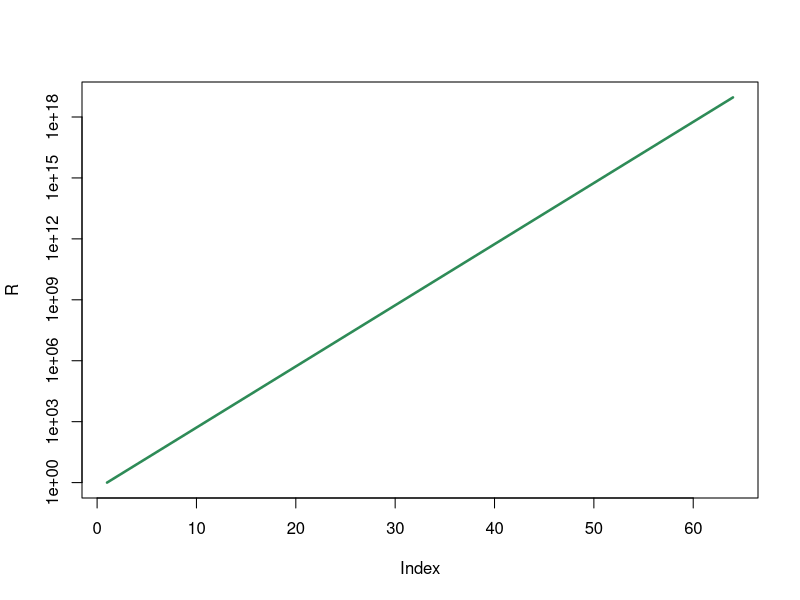
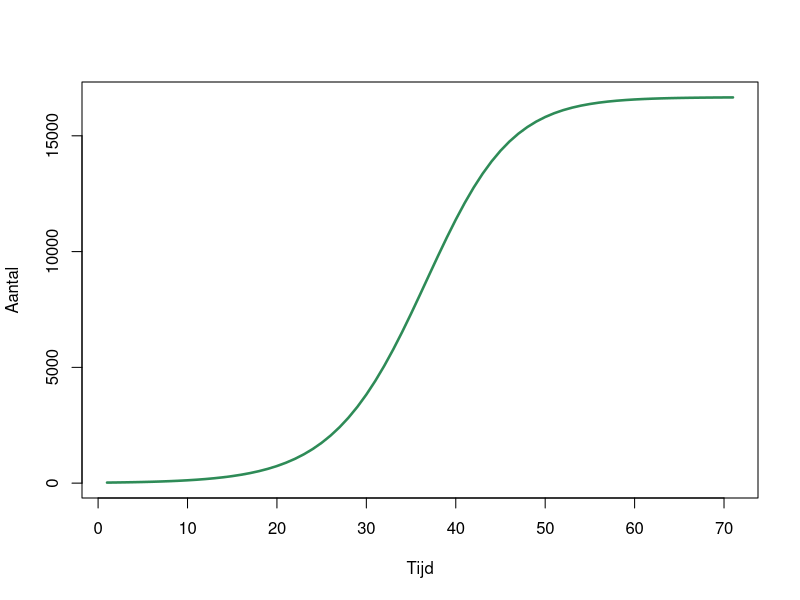
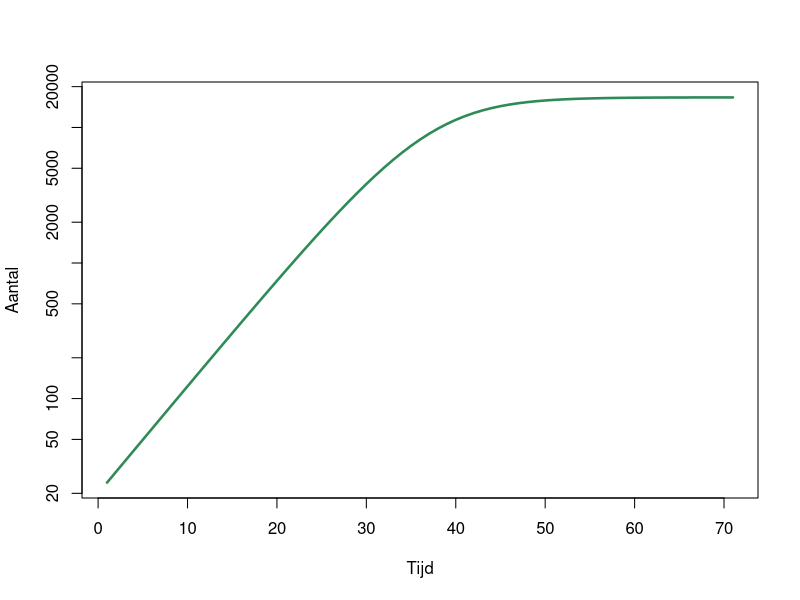

Generate these figures, in order, with R:
## ---- chunk 1
#| eval: true
#| echo: true
#| code-fold: false
#| class-output: output

2^64 - 1
## ---- chunk 2
#| eval: true
#| echo: true
#| code-fold: false

R <- 1 # beginaantal rijst (initiële conditie)

# herhaal iets 63 keer met een for-loop
for (i in 1:63) {
  R[i+1] <- 2*R[i] # het aantal rijstkorrels in elk vakje op in R
}
print(R[64]) # print het aantal rijskorrels in het 64e vakje
## ---- chunk 3
#| eval: true
#| echo: true
#| code-fold: false
#| label: fig-exponential
#| fig-cap: "Het aantal rijstkorrels per vakje (met log-lineaire schaal op de y-as)."

# beginaantal rijst
R <- 1

# herhaal iets 63 keer met een for-loop
for (i in 1:63) {
  R[i+1] <- R[i]*2 # R in volgende stap is 2*R in deze stap
}

plot(R , type='l', col="seagreen", log="y", lwd=2.5) 
## ---- chunk 4
#| echo: true
#| label: fig-logaritmischecurves
#| code-fold: true
#| eval: true
#| layout-ncol: 2
#| fig-height: 4
#| fig-width: 5
#| fig-cap: "Logistische groei van de konijnenpopulatie met een lineaire en logaritmisch geschaalde y-as"
#| fig-subcap: 
#|   - "(lineaire schaal)"
#|   - "(logaritmische schaal)"
x<- 24
for(i in 1:70){
  x[i+1] <- x[i] * 1.2 * (1-(x[i]/10^5))
}
plot(x, xlab="Tijd", ylab="Aantal", lwd=2.5, type='l', col='seagreen')
plot(x, xlab="Tijd", ylab="Aantal", lwd=2.5, type='l', col='seagreen',log="y")
## ---- chunk 5

# definieren van begin aantal konijnen
N <- 24

# Verdubbel het aantal konijnen 10 keer
for (t in 1:10){
    N <- 2*N
}
